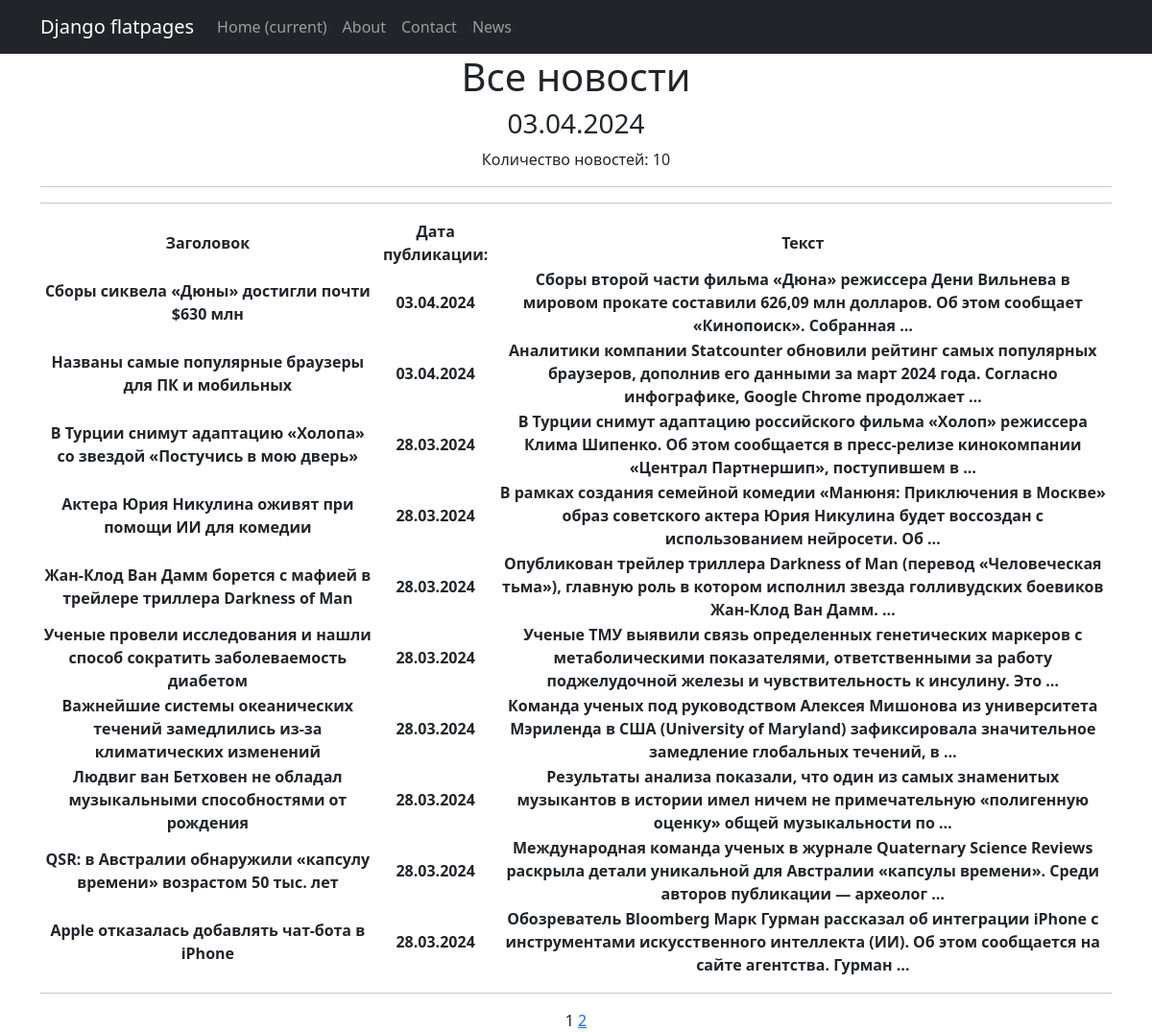
Page /news/ on the committed database.
### news/models.py (models this page shows, shortened)
class Post(models.Model):
    NEWS = 'NW'
    ARTICLE = 'AR'
    POST_TYPES = [
        (NEWS, 'News'),
        (ARTICLE, 'Article'),
    ]
    author = models.ForeignKey(Author, on_delete=models.CASCADE)
    post_type = models.CharField(max_length=2, choices=POST_TYPES, default=ARTICLE)
    creation_date = models.DateTimeField(auto_now_add=True)
    categories = models.ManyToManyField(Category, through='PostCategory')
    title = models.CharField(max_length=255)
    text = models.TextField()
    rating = models.IntegerField(default=0)

### news/views.py (the view)
# urls.py: path('news/', NewsListView.as_view(), name='news_list'),
class NewsListView(ListView):
    model = Post
    template_name = 'news/news_list.html'
    context_object_name = 'news_list'
    paginate_by = 10
    def get_queryset(self):
        return Post.objects.filter(post_type='NW').order_by('-creation_date')
    def get_context_data(self, **kwargs):
        context = super().get_context_data(**kwargs)
        context['time_now'] = datetime.utcnow()
        return context

### news/templatetags/censor.py (called while the page is built)
@register.filter
def censor(value):
    if not isinstance(value, str):
        raise ValueError("Censor filter can only be applied to strings.")
    forbidden_words = ['редиска', 'брань1', 'брань2','брань3']
    words = value.split()
    for i, word in enumerate(words):
        for forbidden_word in forbidden_words:
            if word.lower().startswith(forbidden_word.lower()) and word[0].isupper() == forbidden_word[0].isupper():
                censored_word = word[0] + '*' * (len(word) - 1)
                words[i] = censored_word
    return ' '.join(words)
    return result

### templates/news/news_list.html (shortened to what this page needs)
{% extends 'flatpages/default.html' %}
{% load censor %}
{% block content %}
<h1>Все новости</h1>
<h3>{{ time_now|date:'d.m.Y' }}</h3>
<p>Количество новостей: {{ news_list|length }}</p>
<hr>
<hr>
{% if news_list %}
    <table>
        <tr>
            <th>Заголовок</th>
            <th>Дата публикации:</th>
            <th>Текст</th>
        </tr>
        {% for news_item in news_list %}
        <tr>
            <th>{{ news_item.title }}</th>
            <th>{{ news_item.creation_date|date:'d.m.Y' }}</th>
            <th>{{ news_item.text|truncatewords:20|censor }}</th>
            <td>
            </td>
        </tr>
        {% endfor %}
    </table>
{% else %}
    <h2>Новостей сегодня нет! Как это ни странно.</h2>
{% endif %}
<hr>
   {{ page_obj.number }}
   {% if page_obj.has_next %}
       <a href="?page={{ page_obj.next_page_number }}">{{ page_obj.next_page_number }}</a>
   {% endif %}
{% endblock content %}

### rows in the picture
Post: title "Сборы сиквела «Дюны» достигли почти $630 млн", creation_date "03.04.2024", text|censor "Сборы второй части фильма «Дюна» режиссера Дени Вильнева в мировом прокате составили 626,09 млн долларов. Об этом сообщает «Кинопоиск». Собранная …"
Post: title "Названы самые популярные браузеры для ПК и мобильных", creation_date "03.04.2024", text|censor "Аналитики компании Statcounter обновили рейтинг самых популярных браузеров, дополнив его данными за март 2024 года. Согласно инфографике, Google Chrome продолжает …"
Post: title "В Турции снимут адаптацию «Холопа» со звездой «Постучись в мою дверь»", creation_date "28.03.2024", text|censor "В Турции снимут адаптацию российского фильма «Холоп» режиссера Клима Шипенко. Об этом сообщается в пресс-релизе кинокомпании «Централ Партнершип», поступившем в …"
Post: title "Актера Юрия Никулина оживят при помощи ИИ для комедии", creation_date "28.03.2024", text|censor "В рамках создания семейной комедии «Манюня: Приключения в Москве» образ советского актера Юрия Никулина будет воссоздан с использованием нейросети. Об …"
Post: title "Жан-Клод Ван Дамм борется с мафией в трейлере триллера Darkness of Man", creation_date "28.03.2024", text|censor "Опубликован трейлер триллера Darkness of Man (перевод «Человеческая тьма»), главную роль в котором исполнил звезда голливудских боевиков Жан-Клод Ван Дамм. …"
Post: title "Ученые провели исследования и нашли способ сократить заболеваемость диабетом", creation_date "28.03.2024", text|censor "Ученые ТМУ выявили связь определенных генетических маркеров с метаболическими показателями, ответственными за работу поджелудочной железы и чувствительность к инсулину. Это …"
Post: title "Важнейшие системы океанических течений замедлились из-за климатических изменений", creation_date "28.03.2024", text|censor "Команда ученых под руководством Алексея Мишонова из университета Мэриленда в США (University of Maryland) зафиксировала значительное замедление глобальных течений, в …"
Post: title "Людвиг ван Бетховен не обладал музыкальными способностями от рождения", creation_date "28.03.2024", text|censor "Результаты анализа показали, что один из самых знаменитых музыкантов в истории имел ничем не примечательную «полигенную оценку» общей музыкальности по …"
Post: title "QSR: в Австралии обнаружили «капсулу времени» возрастом 50 тыс. лет", creation_date "28.03.2024", text|censor "Международная команда ученых в журнале Quaternary Science Reviews раскрыла детали уникальной для Австралии «капсулы времени». Среди авторов публикации — археолог …"
Post: title "Apple отказалась добавлять чат-бота в iPhone", creation_date "28.03.2024", text|censor "Обозреватель Bloomberg Марк Гурман рассказал об интеграции iPhone с инструментами искусственного интеллекта (ИИ). Об этом сообщается на сайте агентства. Гурман …"

### other values in the picture
{{ time_now|date:'d.m.Y' }} "03.04.2024"
{{ news_list|length }} "10"
{{ page_obj.number }} "1"
{{ page_obj.next_page_number }} "2"
